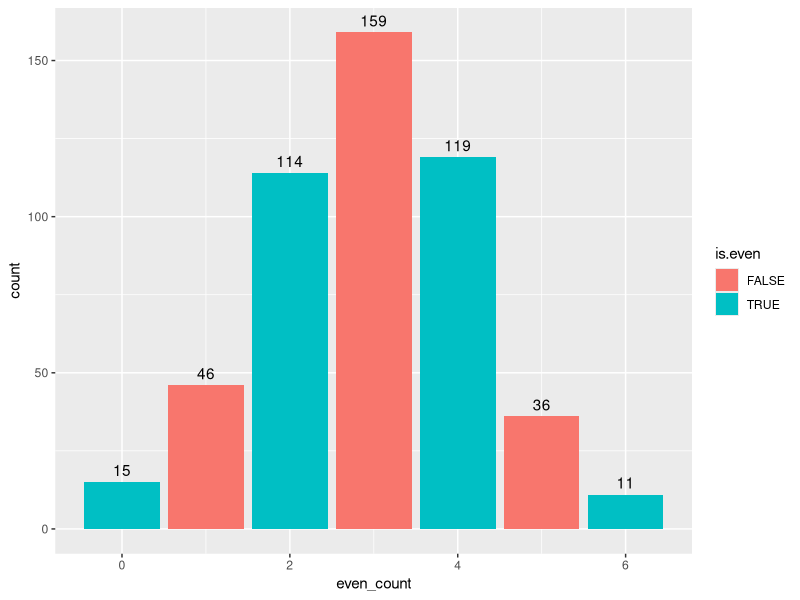
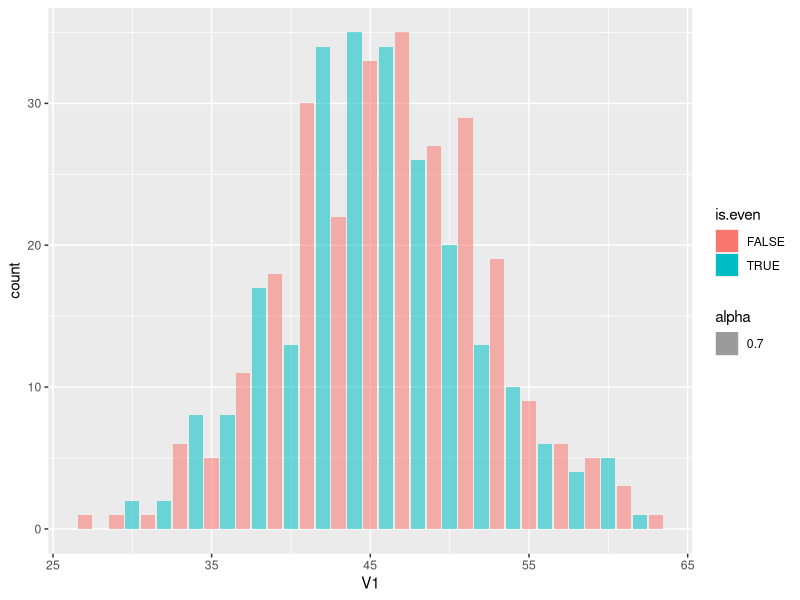
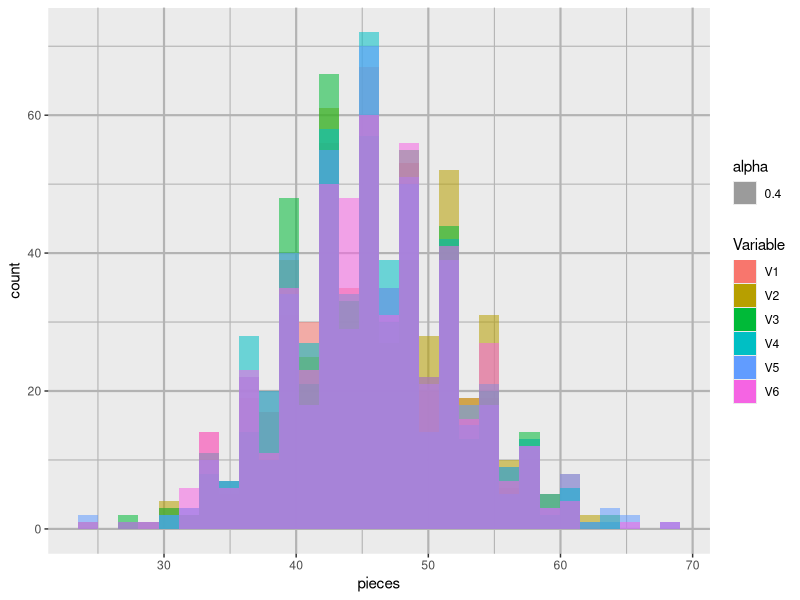
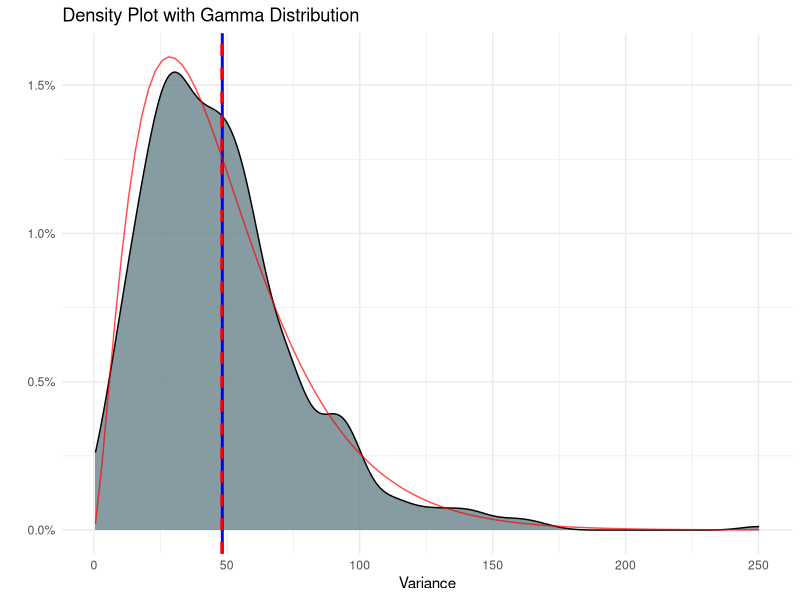
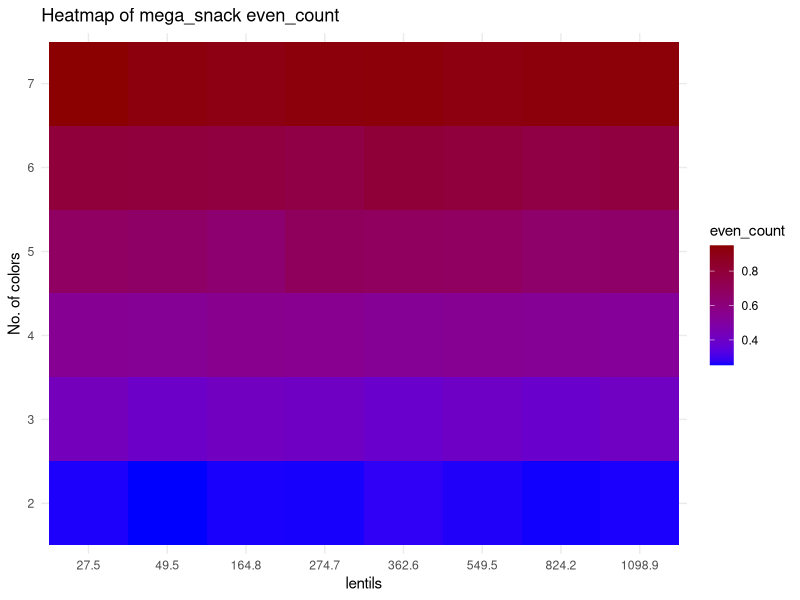
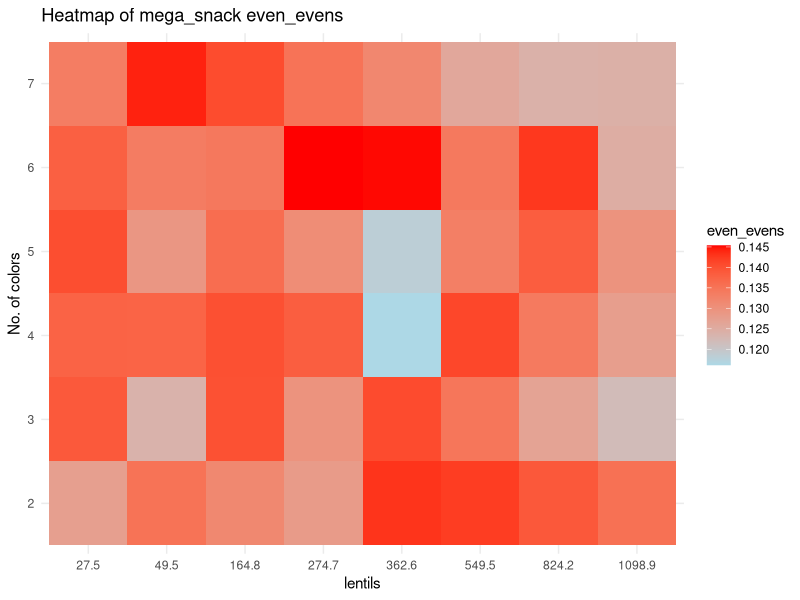
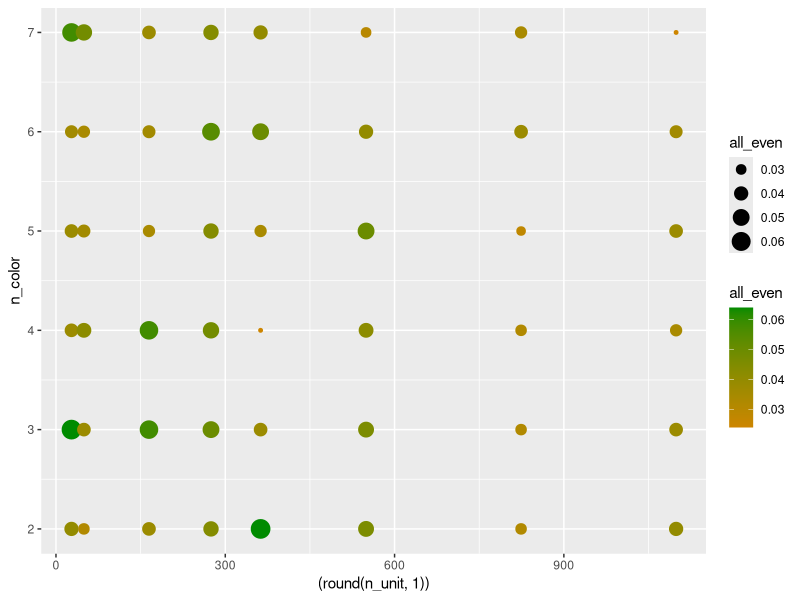
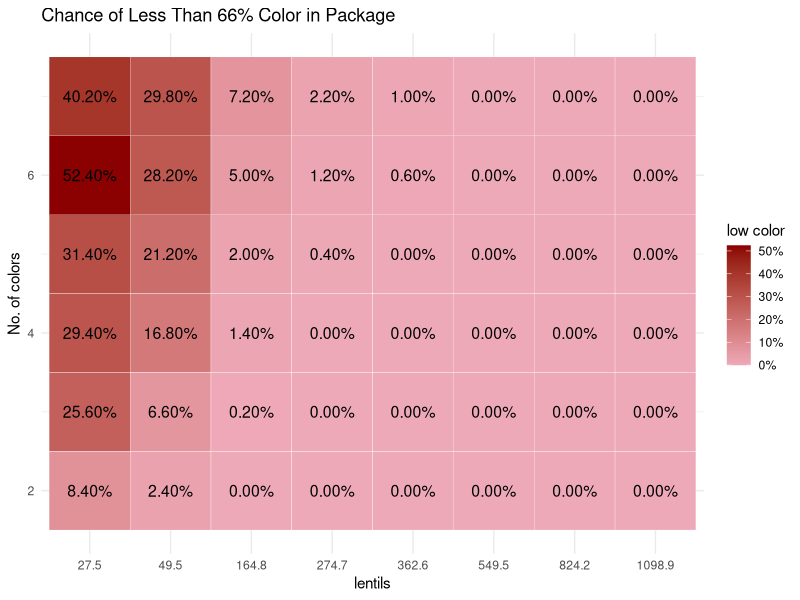

R code for these plots, in order:
## ---- chunk 1
library(tidyverse)
library(MASS) #calculate distribution parameters
library(scales)
## ---- chunk 2
#parameters
nn<- 500            #numbers of bags per sample
n_color<- 6         #unique colors of M&M
gram<- 0.91         #weight of one M&M
bag_g<- 250         #common weight of M&M package
n_unit<- bag_g/gram #M&M per package
av_per_color= n_unit/n_color
paste0("The avarage number of lentils per color is ", round(av_per_color,2))
## ---- chunk 3
#create bag using sample vector
create_bag<- function(x,tx)
  {
  x<- floor(x)+sample(0:1,1)
  res<- matrix(nrow = 1, ncol = tx)
  colnames(res)<- 1:tx
  S_res<- sample(tx,x,replace = T)
  while(sum(table(S_res)>x))
  {S_res<- S_res[-1]}
  for (i in 1:tx) {
    res[,i] <- sum(S_res==i)
    }
  res}

sample_MnM<-function(nn,x_units,t_colors)
  {
  res<- matrix(nrow = nn, ncol = t_colors)
  for (i in 1:nn)
    {res[i,]<- create_bag(x= x_units,tx=t_colors)}
  res}

## ---- chunk 4
#example
print("One bag:")
create_bag(100,6)
print("3 bags:")
sample_MnM(3,10,6) %>% 
   `colnames<-`(c(1:6)) %>% 
   `rownames<-`(c("Bag_1","Bag_2","Bag_3"))
## ---- chunk 5
MnM_sample<- sample_MnM(nn,n_unit,n_color)

MnM_sample<-
  MnM_sample %>% as_data_frame() %>% 
  mutate(even_count= rowSums(across(everything()  , ~ .x %% 2 == 0)), #how many evens colors there are
         even_evens= rowSums(across(c(1:6), ~ .x %% 2 == 1)) %% 2 ==0, #are the uneven colors even
         Variance=    apply(across(c(1:6)), 1, var), #var of candy per color/ type
         low_col=    rowSums(across(c(1:6), ~ .x <= 0.6*av_per_color)),
         min=        apply(across(c(1:6)),1,FUN = min)) # lowest value in color
## ---- chunk 6

MnM_sample %>% 
  mutate(is.even = even_count %%2 ==0) %>% 
  ggplot(aes(x= even_count, fill= is.even))+
  geom_bar()+
    geom_text(
    stat = "count",
    aes(label = ..count..),vjust = -0.5
  ) 

MnM_sample %>%
  mutate(is.even = V1 %%2 ==0) %>% 
  ggplot(aes(x= V1, fill= is.even, alpha= 0.7))+
  geom_bar()

#summary of all colors
rbind(
MnM_sample$V1 %>% summary(),
MnM_sample$V2 %>% summary(),
MnM_sample$V3 %>% summary(),
MnM_sample$V4 %>% summary(),
MnM_sample$V5 %>% summary(),
MnM_sample$V6 %>% summary()
) %>% as.data.frame() %>% cbind(sapply(MnM_sample[,1:6],var,na.rm=1)) %>% 
  rename("Var" ="sapply(MnM_sample[, 1:6], var, na.rm = 1)")
## ---- chunk 7
#test mu is av_per_color
check_mean_hypothesis <- function(data, column_name, X) {
  test_result <- t.test(data[[column_name]], mu = X)
  return(test_result$p.value)
}

columns_to_test <- colnames(MnM_sample[,1:6])
test_results <- sapply(columns_to_test, function(col) {
  check_mean_hypothesis(MnM_sample, col, av_per_color)
})

percent(test_results)
## ---- chunk 8
check_mean_hypothesis <- function(data, column_name, X) {
  t.test(data[[column_name]], mu = X)$p.value}

check_two_sample_t_test <- function(data, col1, col2) {
  t.test(data[[col1]], data[[col2]])$p.value}

columns_to_test <- colnames(MnM_sample[,1:6])
num_cols <- length(columns_to_test)
p_value_matrix <- matrix(NA, nrow = num_cols, ncol = num_cols, dimnames = list(columns_to_test, columns_to_test))
for (i in 1:num_cols) {
  for (j in 1:num_cols) {
    if (i == j) { #diagonal test of mu
      p_value_matrix[i, j] <- check_mean_hypothesis(MnM_sample, columns_to_test[i], av_per_color)
    } else { # 2 sample t.test
      p_value_matrix[i, j] <- check_two_sample_t_test(MnM_sample, columns_to_test[i], columns_to_test[j])
    }
  }
}

round(as.data.frame(p_value_matrix),4)
## ---- chunk 9
MnM_sample %>%
    pivot_longer(cols = 1:6, names_to = "Variable", values_to = "pieces") %>%
    ggplot(aes(fill=Variable ,x= pieces, alpha= 0.4))+
  geom_histogram(position = "identity")+
  theme(panel.grid = element_line(color = "grey70",
                                  size = 0.75))
## ---- chunk 10
gamma_params <- fitdistr(MnM_sample$Variance, "gamma")$estimate
paste0("The parameters of the gamma shaped variance is shape ", round(gamma_params[1],3)," and rate ", round(gamma_params[2],3) )
shape_est <- gamma_params["shape"]
scale_est <- 1 / gamma_params["rate"] #using Scale= 1/Rate

MnM_sample %>% #plot density
  ggplot(aes(x = Variance, fill = "orange")) +
  geom_density(fill= "lightblue4", alpha= 0.8) +
  geom_vline(xintercept = mean(MnM_sample$Variance), color = "blue", size=1) +
  geom_vline(xintercept = scale_est*shape_est, color = "red", linetype = "dashed", size=1) +
  stat_function(fun = dgamma, args = list(shape = shape_est, scale = scale_est), 
                color = "red", alpha= 0.7) +
  labs(title = "Density Plot with Gamma Distribution",
       x = "Variance",
       y = "") +
  scale_y_continuous(label=scales::label_percent(.1)) + 
  theme_minimal()
## ---- chunk 11
mega_snack<- function(nn,n_unit,n_color)
  {
  m_sample<- length(n_unit)*length(n_color)
  nul_mat= matrix(,nrow = m_sample, ncol = 5)
  res<- cbind(rep(n_unit,length(n_color)),sort(rep(n_color,length(n_unit))),
                                               nul_mat)
  for (i in 1:(dim(res)[1]))
  {
    #print(c(res[i,1],res[i,2]))
    low_color<- 0.666*res[i,1]/(res[i,2])
    small_sample<- sample_MnM(nn,res[i,1],res[i,2])
    small_sample<-
      small_sample %>% as_data_frame() %>% 
      mutate(even_count= rowSums(across(everything()  , ~ .x %% 2 == 0))/n_color, #how many evens colors there are
             even_evens= (rowSums(across(c(1:n_color)  , ~ .x %% 2 == 1)) %% 2 ==0)/n_color, #are the uneven colors even
             var_col=    apply(across(c(1:n_color)), 1, var), #var of candy per color/ type
             all_even=   rowSums(across(c(1:n_color)  , ~ .x %% 2 == 0))== n_color,
             low_col=   rowSums(across(c(1:n_color), ~ .x <= low_color ))>=1)
    res[i,3]<- mean(small_sample$even_count)
    res[i,4]<- mean(small_sample$even_evens)
    res[i,5]<- mean(small_sample$var_col)
    res[i,6]<- mean(small_sample$all_even)
    res[i,7]<- mean(small_sample$low_col)
      }
  colnames(res)<- c("n_unit", "n_color", "even_count", "even_evens", "var_col","all_even","low_color")
  res
  }
## ---- chunk 12
color_op<- 2:7
grams_op<- c(25,45,150,250,330,500,750,1000)
n_unit_op<- grams_op/gram

mega_snack_1<-
  mega_snack(500,n_unit_op,color_op) %>% as.data.frame() %>% 
  mutate(n_unit= round(n_unit,1))

mega_snack_1 %>% head(6)
## ---- chunk 13
mega_snack_1 %>%
  ggplot(aes(x = factor((round( n_unit,1) )), y = factor(n_color ), fill = even_count )) +
  geom_tile() +
  scale_fill_gradient(low = "blue", high = "red4")+
  labs(title = "Heatmap of mega_snack even_count",
       x = "lentils",
       y = "No. of colors",
       fill = "even_count") +
  theme_minimal()
## ---- chunk 14
mega_snack_1 %>%
  ggplot(aes(x = factor((round( n_unit,1) )), y = factor(n_color ), fill = even_evens )) +
  geom_tile() +
  scale_fill_gradient(low = "lightblue", high = "red")+
  labs(title = "Heatmap of mega_snack even_evens",
       x = "lentils",
       y = "No. of colors",
       fill = "even_evens") +
  theme_minimal()
## ---- chunk 15
mega_snack_1 %>%
  ggplot(aes(x = (round( n_unit,1) ), y = n_color , color = all_even,size = all_even )) +
  geom_point() +
  scale_color_gradient(low = "orange3", high = "green4")
  labs(title = "Heatmap of mega_snack all evens",
       x = "lentils",
       y = "No. of colors",
       color = "all_even") +
  theme_minimal()
## ---- chunk 16
mega_snack_1 %>%
  ggplot(aes(x = factor(round(n_unit, 1)), y = n_color, fill = low_color))+
  geom_tile(color = "white") +
    geom_text(aes(label = sprintf("%.2f%%", low_color * 100)), color = "black", size = 4)+
  scale_fill_gradient(low = "pink2", high = "red4",labels = scales::percent)+
  labs(title = "Chance of Less Than 66% Color in Package",
       x = "lentils",
       y = "No. of colors",
       fill = "low color")+
  theme_minimal()
